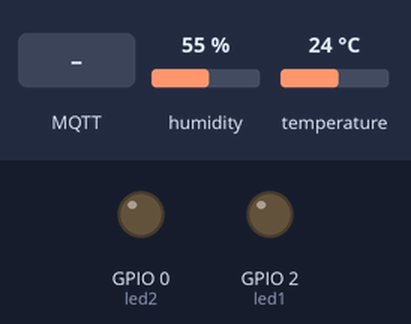
Recording of a sketch running on a simulated ESP32. Parts: output pins drawn as LEDs (lit = HIGH). The test bench sets the inputs (shaded band); at power-on: humidity 55 %, temperature 24 °C. WiFi joins after 1.5 s; servers stay silent unless stated; no MQTT or app messages arrive unless stated; what the sketch prints to the serial monitor is not drawn.

Above: at 2.7 s.
2.8 s: MQTT message "lighton" arrives on the first subscribed topic
At 3.1 s:
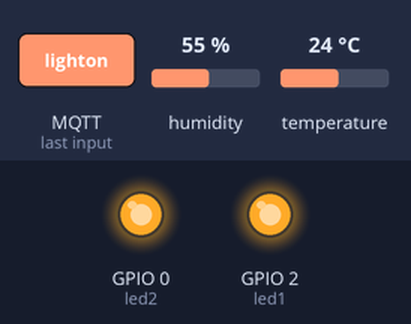
4.3 s: MQTT message "lightoff" arrives on the first subscribed topic
At 5.4 s:
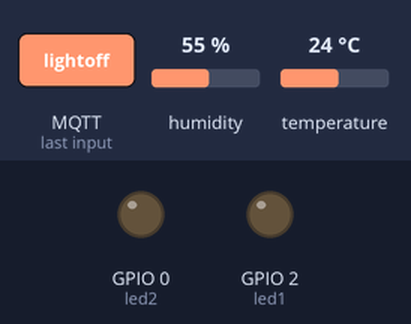
Timing chart, 0 to 7.3 s (numbered marks = the images above; inputs shaded):
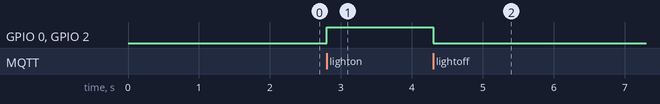

Measured:
- after the input at 2.8 s, GPIO 0 (led2), GPIO 2 (led1): LOW → HIGH at once
- after the input at 4.3 s, GPIO 0 (led2), GPIO 2 (led1): HIGH → LOW at once

The sketch:

projrct_1code.ino
```cpp
#include <WiFi.h>
#include <PubSubClient.h>
#include "DHT.h"
#define DHTPIN 4
#define DHTTYPE DHT11
DHT dht (DHTPIN, DHTTYPE);

float temperature;
int humidity;
String command;
String data="";

void callback(char* topic, byte* payload, unsigned int payloadLength);

// CHANGE TO YOUR WIFI CREDENTIALS
const char* ssid = "deeraj";//your wifi ssid
const char* password = "deerajyadav";//your password

// CHANGE TO YOUR DEVICE CREDENTIALS AS PER IN IBM BLUMIX
#define ORG "ojmu9b"
#define DEVICE_TYPE "ESP32"
#define DEVICE_ID "12345"
#define TOKEN "Deeraj@123" //  Authentication Token OF THE DEVICE

//  PIN DECLARATIONS

#define led1 2
#define led2 0


//-------- Customise the above values --------
const char publishTopic[] = "iot-2/evt/Data/fmt/json";
char server[] = ORG ".messaging.internetofthings.ibmcloud.com";
char topic[] = "iot-2/cmd/home/fmt/String";// cmd  REPRESENT command type AND COMMAND IS TEST OF FORMAT STRING
char authMethod[] = "use-token-auth";
char token[] = TOKEN;
char clientId[] = "d:" ORG ":" DEVICE_TYPE ":" DEVICE_ID;


WiFiClient wifiClient;
PubSubClient client(server, 1883, callback, wifiClient);

int publishInterval = 5000; // 30 seconds
long lastPublishMillis;
void publishData();

void setup() {

  Serial.begin(115200);
  Serial.println();

  pinMode(led1,OUTPUT);
  pinMode(led2,OUTPUT);

  dht.begin();
  wifiConnect();
  mqttConnect();
}

void loop() {


 if (millis() - lastPublishMillis > publishInterval)
  {
    publishData();
    lastPublishMillis = millis();
  }

  if (!client.loop()) {
    mqttConnect();
  }
}

void wifiConnect() {
  Serial.print("Connecting to "); Serial.print(ssid);
  WiFi.begin(ssid, password);
  while (WiFi.status() != WL_CONNECTED) {
    delay(500);
    Serial.print(".");
  }
  Serial.print("WiFi connected, IP address: ");
  Serial.println(WiFi.localIP());
}

void mqttConnect() {
  if (!client.connected())
  {
    Serial.print("Reconnecting MQTT client to "); Serial.println(server);
    while (!client.connect(clientId, authMethod, token)) {
      Serial.print(".");
      delay(500);
    }

    initManagedDevice();
    Serial.println();
  }
}

void initManagedDevice() {
  if (client.subscribe(topic)) {

    Serial.println("subscribe to cmd OK");
  } else {
    Serial.println("subscribe to cmd FAILED");
  }
}

void callback(char* topic, byte* payload, unsigned int payloadLength) {

  Serial.print("callback invoked for topic: ");
  Serial.println(topic);

  for (int i = 0; i < payloadLength; i++) {

    command+= (char)payload[i];
  }

  Serial.print("data: "+ command);
  control_func();
  command= "";
}

void control_func()
{


  if(command== "lightoff")
 {

 digitalWrite(led1,LOW);
      digitalWrite(led2,LOW);
     Serial.println(".......lights are off..........");

  }
  else if(command== "lighton")
  {
     digitalWrite(led1,HIGH);
      digitalWrite(led2,HIGH);
     Serial.println(".......lights are on..........");

  }


  else
  {
    Serial.println("......no commands have been subscribed..........");

    }
}

void publishData()
{
  humidity = dht.readTemperature();
  temperature = dht.readHumidity();

  String payload = "{\"d\":{\"temperature\":";
  payload += temperature;
  payload += ",""\"humidity\":";
  payload +=  humidity;
  payload += "}}";


  Serial.print("\n");
  Serial.print("Sending payload: "); Serial.println(payload);

  if (client.publish(publishTopic, (char*) payload.c_str())) {
    Serial.println("Publish OK");
  } else {
    Serial.println("Publish FAILED");
  }
}
```
